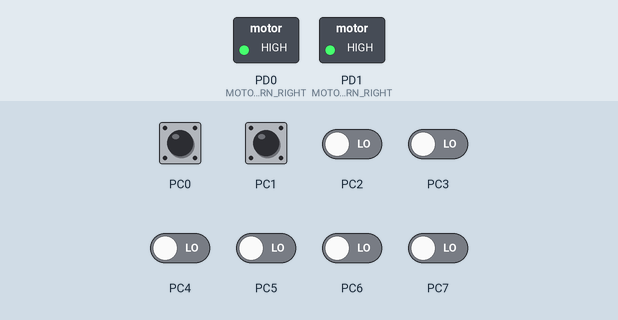
This program was run on a simulated ATmega32, built with avr-gcc and emulated at 8 MHz. Shown: switched loads named in the program (green lamp = pin HIGH). The test bench sets the inputs (shaded band); at power-on: PC0, PC1 HIGH, PC2–7 LOW.

Above: at 1.2 s.
1.3 s: PC0 pulled LOW for 1 s
At 2.1 s:
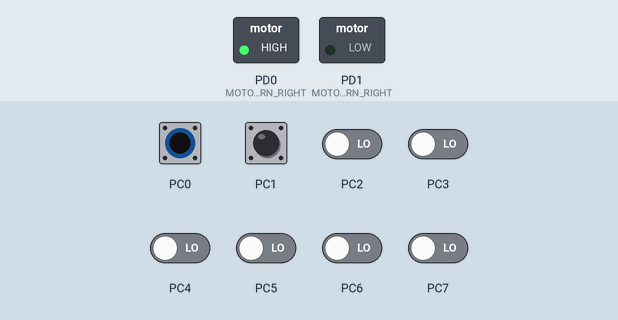
4.0 s: PC1 pulled LOW for 1 s
At 5.0 s:
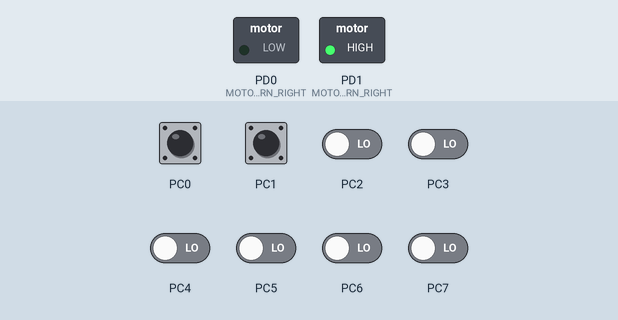
Timing chart, 0 to 7.0 s (numbered marks = the images above; inputs shaded):
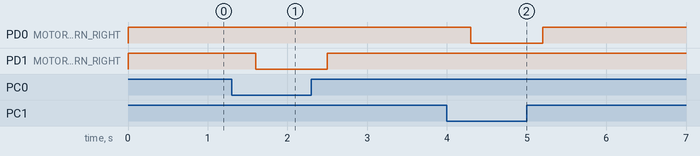

The program:

main.c
```c
/*
 * DC_MOTOR.c
 *
 * Created: 9/5/2023 1:55:46 AM
 * Author : Haiidy Hossam
 */

#define F_CPU 8000000
#include <util/delay.h>
#include "STDTYPE.h"
#include "UTILS.h"
#include "DIO_interface.h"

void MOTOR_TURN_RIGHT (void){
	_delay_ms(300);
	DIO_SetPinValue(Port_D,Pin_0,1);
	DIO_SetPinValue(Port_D,Pin_1,0);
}
void MOTOR_TURN_LEFT (void){
	_delay_ms(300);
	DIO_SetPinValue(Port_D,Pin_0,0);
	DIO_SetPinValue(Port_D,Pin_1,1);


}
void MOTOR_STOP(void){
	DIO_SetPinValue(Port_D,Pin_0,1);
	DIO_SetPinValue(Port_D,Pin_1,1);


}
int main(void)

{


  DIO_SetPinDirection(Port_C,Pin_0,input);
  DIO_SetPinDirection(Port_C,Pin_1,input);
  DIO_SetPinValue(Port_C,Pin_0,1);
   DIO_SetPinValue(Port_C,Pin_1,1);
    DIO_SetPinDirection(Port_D,Pin_0,output);
    DIO_SetPinDirection(Port_D,Pin_1,output);

    while (1)
    {

	 if(DIO_GetPinValue(Port_C,Pin_0)==0){
		 MOTOR_TURN_RIGHT();

		 while(DIO_GetPinValue(Port_C,Pin_0)==0){
			 if(DIO_GetPinValue(Port_C,Pin_1)==0) MOTOR_STOP();
			 else { MOTOR_TURN_RIGHT();}
		 }
		 MOTOR_STOP();
		}

else if(DIO_GetPinValue(Port_C,Pin_1)==0)
		{

			MOTOR_TURN_LEFT();

			while(DIO_GetPinValue(Port_C,Pin_1)==0){
				if(DIO_GetPinValue(Port_C,Pin_0)==0) MOTOR_STOP();
				else {MOTOR_TURN_LEFT();}
			}
			MOTOR_STOP();
		}
		else{
			MOTOR_STOP();
		}


    }
}
```

STDTYPE.h
```c
#ifndef STDTYPE_H_
#define STDTYPE_H_


typedef unsigned char u8;
typedef unsigned short int u16;
typedef unsigned int u32;
typedef signed char s8;
typedef signed short int s16;
typedef unsigned long long u64;
typedef signed int s32;
typedef float f32;
typedef double f64;
typedef enum{False=0,True}Bool_t;


#endif /* STDTYPE_H_ */
```

UTILS.h
```c
#ifndef UTILS_H_
#define UTILS_H_

#define NULL 0
#define SET_BIT(BYTE,Bit_NO) (BYTE |= (1<<(Bit_NO)))
#define CLR_BIT(BYTE,Bit_NO) (BYTE &= ~(1<<(Bit_NO)))
#define GET_BIT(BYTE,Bit_NO) ((BYTE >> Bit_NO) & 1)
#define TOGGLE_BIT(BYTE,Bit_NO) BYTE ^=(1<<(Bit_NO))


#endif /* UTILS_H_ */
```

DIO_interface.h
```c
/*
 * DIO_interface.h
 *
 * Created: 2/12/2023 2:41:30 PM
 *  Author: Haiidy Hossam
 */


#ifndef DIO_INTERFACE_H_
#define DIO_INTERFACE_H_

typedef enum{
	Port_A,
	Port_B,
	Port_C,
	Port_D,
	Pin_0=0,
	Pin_1,
	Pin_2,
	Pin_3,
	Pin_4,
	Pin_5,
	Pin_6,
	Pin_7,
	LOW=0,
	HIGH,
	input=0,
	output,
	Port_HIGH=255 ,
	Port_LOW=0x00,
	Port_output=0xff,
	Port_input=0x00
	}en;


void DIO_SetPinValue(u8 port,u8 pin_num,u8 Value);
void DIO_SetPinDirection(u8 port,u8 pin_num,u8 Direction);
u8 DIO_GetPinValue(u8 port,u8 pin_num);

void DIO_SetPortValue(u8 port, u8 Value);
void DIO_SetPortDirection(u8 port, u8 Direction); //255 == 0b11100111
void DIO_GetPortValue(u8 port, u8 *value);


#endif /* DIO_INTERFACE_H_ */
```

DIO_private.h
```c
/*
 * DIO_private.h
 *
 * Created: 2/12/2023 2:41:07 PM
 *  Author: Haiidy Hossam
 */


#ifndef DIO_PRIVATE_H_
#define DIO_PRIVATE_H_
#define PORTA *(( volatile u8 *)0x3B)
#define DDRA *((volatile u8 *)0x3A)
#define PINA *(( volatile u8 *)0x39)

#define PORTB *((volatile u8 *)0x38)
#define DDRB *((volatile u8 *) 0x37)
#define PINB *((volatile u8 *) 0x36)

#define PORTC *((volatile u8 *) 0x35)
#define DDRC *((volatile u8 *) 0x34)
#define PINC *((volatile u8 *) 0x33)

#define PORTD *((volatile u8 *) 0x32)
#define DDRD *((volatile u8 *) 0x31)
#define PIND *((volatile u8 *) 0x30)


#endif /* DIO_PRIVATE_H_ */
```

DIO_program.c
```c
/*
 * DIO_program.c
 *
 * Created: 2/12/2023 2:40:47 PM
 *  Author: Haiidy Hossam
 */
#include "STDTYPE.h"
#include "UTILS.h"
#include "DIO_private.h"
#include "DIO_interface.h"

void DIO_SetPinValue(u8 port,u8 pin_num,u8 Value){
	if(Value==HIGH){
		switch(port){
			case Port_A:
			SET_BIT(PORTA,pin_num);
			break;
			case Port_B:
			SET_BIT(PORTB,pin_num);
			break;
			case Port_C:
			SET_BIT(PORTC,pin_num);
			break;
			case Port_D:
			SET_BIT(PORTD,pin_num);
			break;
		}
	}
	else if(Value==LOW){
		switch(port){
			case Port_A:
			CLR_BIT(PORTA,pin_num);
			break;
			case Port_B:
			CLR_BIT(PORTB,pin_num);
			break;
			case Port_C:
			CLR_BIT(PORTC,pin_num);
			break;
			case Port_D:
			CLR_BIT(PORTD,pin_num);
			break;
		}
	}
}

void DIO_SetPinDirection(u8 port,u8 pin_num,u8 Direction){
if(Direction==output){
	switch(port){
		case Port_A:
		SET_BIT(DDRA,pin_num);
		break;
		case Port_B:
		SET_BIT(DDRB,pin_num);
		break;
		case Port_C:
		SET_BIT(DDRC,pin_num);
		break;
		case Port_D:
		SET_BIT(DDRD,pin_num);
		break;
	}
}
else if(Direction==input){
switch(port){
	case Port_A:
	CLR_BIT(DDRA,pin_num);
	break;
	case Port_B:
	CLR_BIT(DDRB,pin_num);
	break;
	case Port_C:
	CLR_BIT(DDRC,pin_num);
	break;
	case Port_D:
	CLR_BIT(DDRD,pin_num);
	break;
}
}
}

u8 DIO_GetPinValue(u8 port,u8 pin_num){
	switch(port){
		case Port_A:
		return GET_BIT(PINA,pin_num);
		break;
		case Port_B:
		return GET_BIT(PINB,pin_num);
		break;
		case Port_C:
		return GET_BIT(PINC,pin_num);
		break;
		case Port_D:
		return GET_BIT(PIND,pin_num);
		break;
		default:
		break;

	}
}

void DIO_SetPortValue(u8 port, u8 Value){ //11111111==255
	switch(port){
		case Port_A:
		PORTA=Value;
		break;
		case Port_B:
		PORTB=Value;
		break;
		case Port_C:
		PORTC=Value;
		break;
		case Port_D:
		PORTD=Value;
		break;

	}
}

void DIO_SetPortDirection(u8 port, u8 Direction){
	switch(port){
		case Port_A:
		DDRA=Direction;
		break;
		case Port_B:
		DDRB=Direction;
		break;
		case Port_C:
		DDRC=Direction;
		break;
		case Port_D:
		DDRD=Direction;
		break;

	}
}

void DIO_GetPortValue(u8 port, u8 *value){ //(port_A,&x)
	switch(port){
		case Port_A:
		*value=PINA;
		break;
		case Port_B:
		*value=PINB;
		break;
		case Port_C:
		*value=PINC;
		break;
		case Port_D:
		*value=PIND;
		break;
	}
}
```

Measured:
- after the input at 1.3 s, PD1 (MOTOR_TURN_RIGHT): HIGH → LOW after 0.30 s, → HIGH 0.90 s later
- after the input at 4.0 s, PD0 (MOTOR_TURN_RIGHT): HIGH → LOW after 0.30 s, → HIGH 0.90 s later
